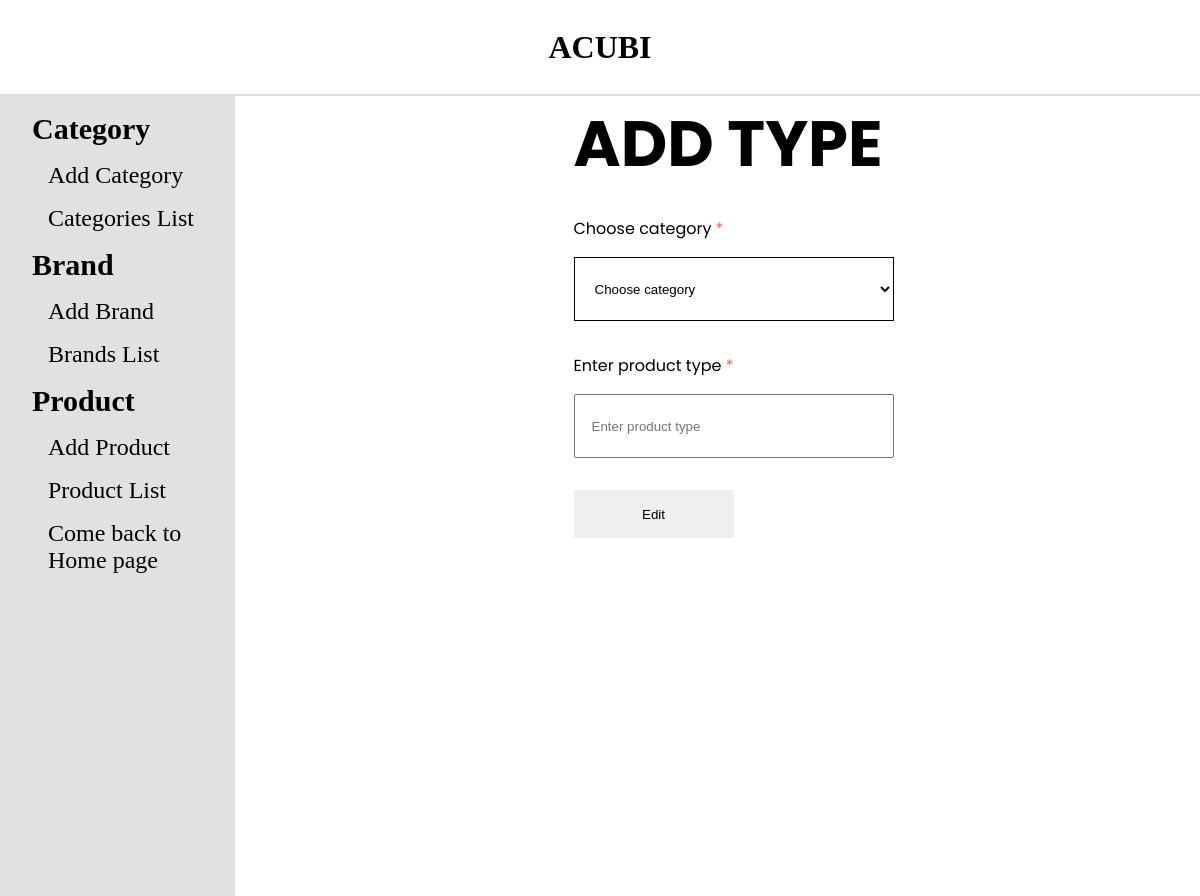
The app's page /admin/brandedit.php, older data.
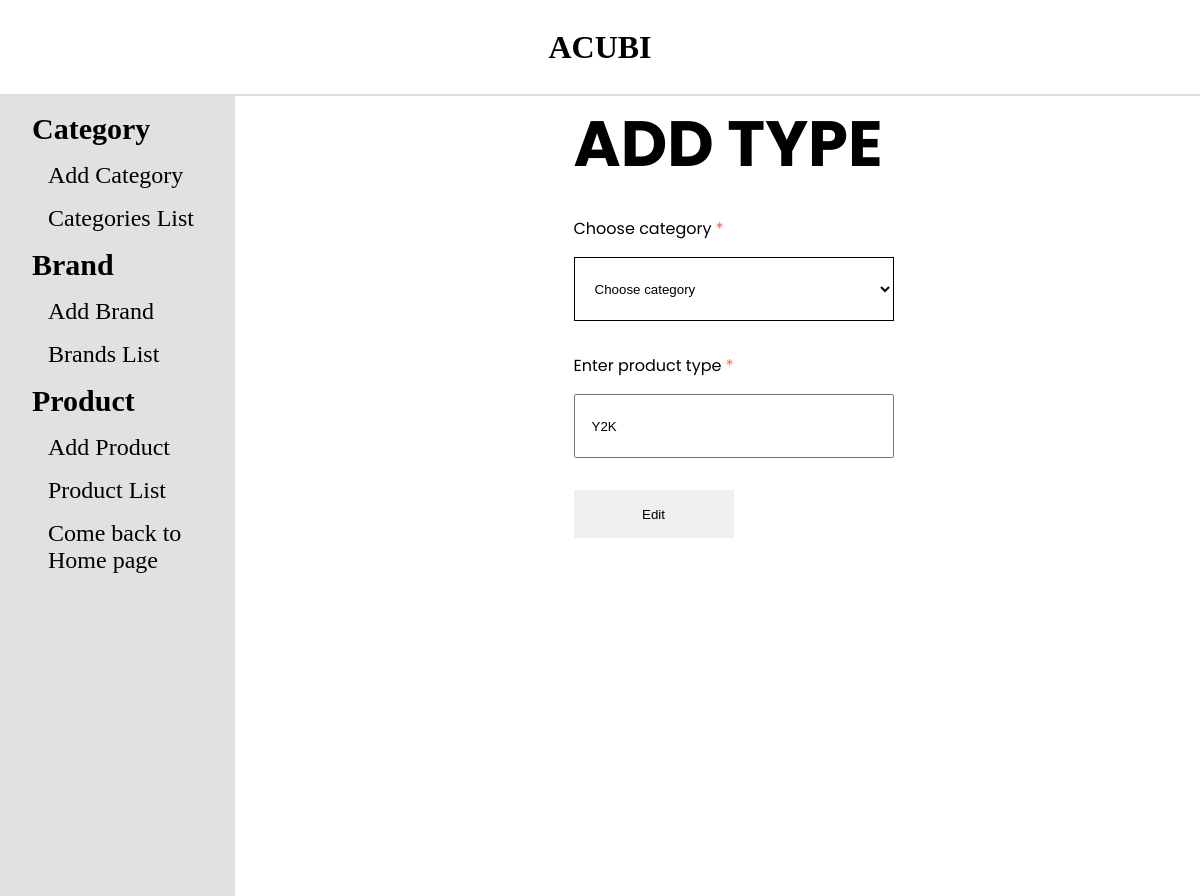
The same page, newer data.
### tables this page shows
CREATE TABLE `tbl_brand` (
  `brand_id` int(11) NOT NULL  PRIMARY KEY,
  `category_id` int(11) NOT NULL,
  `brand_name` varchar(255) NOT NULL
);

### admin/database.php (called while the page is built, shortened)
<?php
class Database
{
    public $host = DB_HOST;
    public $user = DB_USER;
    public $pass = DB_PASS;
    public $dbname = DB_NAME;
    public $link;
    private function connectDB()
    {
        $this->link = new mysqli($this->host, $this->user, $this->pass, $this->dbname);
    }
    public function select($query)
    {
        $result = $this->link->query($query) or
            die($this->link->error . __LINE__);
        if ($result->num_rows > 0) {
            return $result;
        } else {
            return false;
        }
    }
}
?>

### admin/class/brand_class.php (called while the page is built, shortened)
<?php
    include "database.php"
?>
<?php
class Brand {
    private $db;
    public function __construct() {
        $this -> db = new Database();
    }
    public function getBrand($brandId) {
        $query = "SELECT * from tbl_brand    WHERE brand_id = '$brandId'";
        $result = $this -> db -> select($query);
        return $result;
    }
}
?>

### admin/brandedit.php (the view, shortened to what this page needs)
<?php
include "header.php";
include "sidebar.php";
include "class/brand_class.php"
?>
<?php
    $brand = new Brand;
    $brandId = $_GET['brand_id'];
    $getBrand = $brand -> getBrand($brandId);
    if ($getBrand) {
        $resultBrand = $getBrand -> fetch_assoc();
    }
?>
<div class="right">
  <div class="category-add">
    <h1>ADD TYPE</h1> <br>
    <form action="" method="POST">
      <label for="categoryId">Choose category <span style="color: tomato;">*</span></label><br>
        <select name="categoryId" id="">
            <option value="#">Choose category</option>
        </select> <br>
      <label for="brandName">Enter product type <span style="color: tomato;">*</span></label><br>
      <input type="text" name="brandName" id="" placeholder="Enter product type"
        value = "<?php echo $resultBrand['brand_name'] ?>"
      require>
      <button type="submit">Edit</button>
    </form>
  </div>
</div>
</section>
</body>
</html>

Row changes from the older to the newer data that the page shows:
added tbl_brand: brandName "Y2K"
